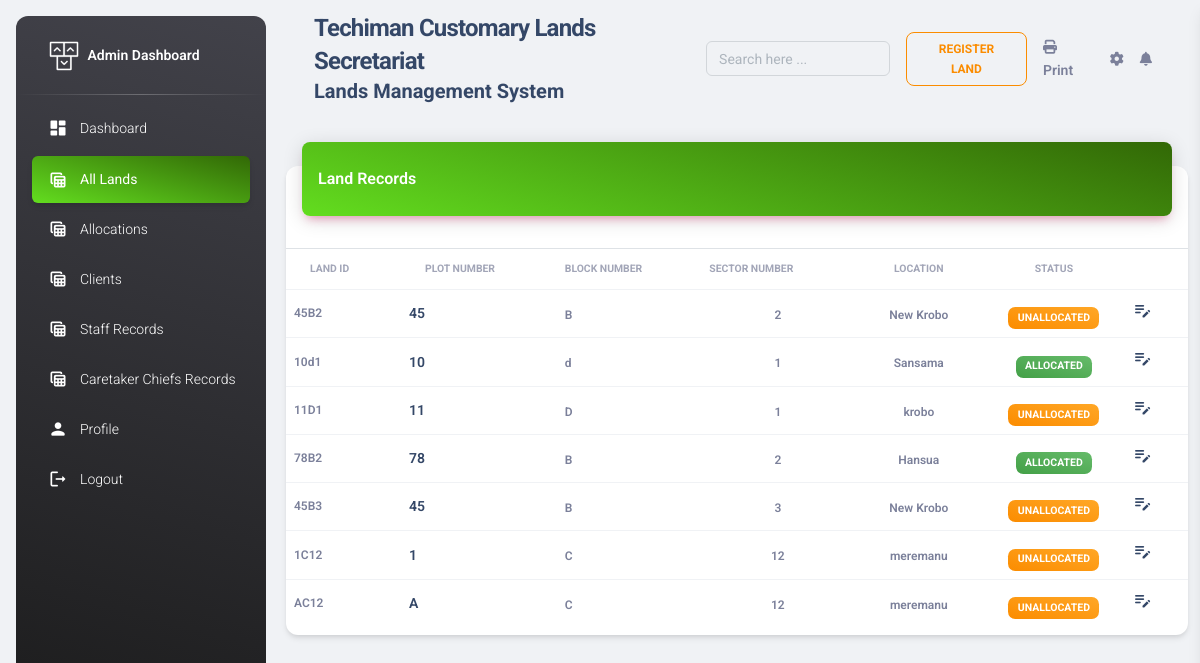
The app's page /dashboard/land_records (signed in), older data.
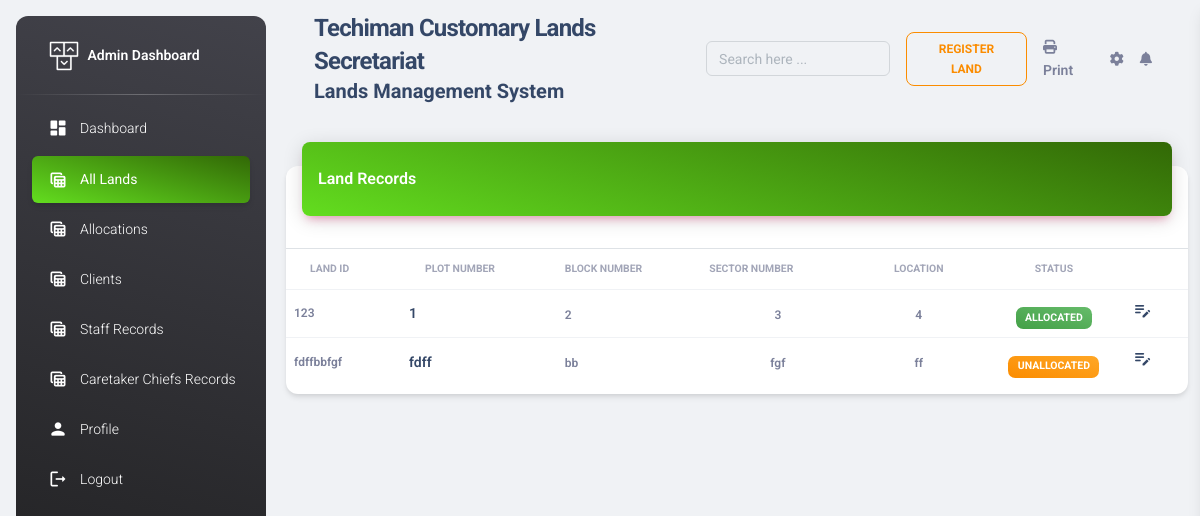
The same page, newer data.
### lands/models.py (models this page shows, shortened)
class Land (models.Model):
    plot= models.CharField(max_length=255)
    block= models.CharField(max_length=255)
    sector= models.CharField(max_length=255)
    location= models.CharField(max_length=255)
    uniqueLandId = models.CharField( max_length=255, unique=True)

### staff/views.py (the view)
# urls.py: path('dashboard/land_records', admin_land_records, name="admin_land_records"),
@login_required
def admin_land_records(request):
    username = request.user.username
    land = Land.objects.all()
    active= "active bg-gradient-primary"
    context= {
        "land_data":land,
         "username":username,
        "active2":active,
    }
    return render(request, "online/land_records.html", context)

### templates/online/land_records.html (shortened to what the changed rows need)
{% extends 'online/base2.html'%}
{% load static%}
{% block content %}
<body class="g-sidenav-show  bg-gray-200">
  <main class="main-content position-relative max-height-vh-100 h-100 border-radius-lg ">
    <div class="container-fluid py-4">
      <div class="row">
        <div class="col-12">
          <div class="card my-4">
            <div class="card-body px-0 pb-2">
              <div class="table-responsive p-0">
                <table class="table align-items-center mb-0"  id="myTable">
                  <thead>
                    <tr>
                      <th class="text-uppercase text-secondary text-xxs font-weight-bolder opacity-7">Land ID</th>
                      <th class="text-uppercase text-secondary text-xxs font-weight-bolder opacity-7">Plot Number</th>
                      <th class="text-uppercase text-secondary text-xxs font-weight-bolder opacity-7 ps-2">Block Number</th>
                      <th class="text-uppercase text-secondary text-xxs font-weight-bolder opacity-7 ps-2">Sector Number</th>
                      <th class="text-center text-uppercase text-secondary text-xxs font-weight-bolder opacity-7">Location</th>
                      <th class="text-center text-uppercase text-secondary text-xxs font-weight-bolder opacity-7">Status</th>
                      <th class="text-secondary opacity-7"></th>
                    </tr>
                  </thead>
                  <tbody id='tbodyID'>
                    {% for land in land_data %}
                    <tr>
                      <td>
                        <p class="text-xs font-weight-bold mb-0">{{land.uniqueLandId}}</p>
                      </td>
                      <td>
                        <div class="d-flex">
                          <div class="d-flex flex-column justify-content-center">
                            <h6 class="mb-0 text-sm">{{land.plot}} </h6>
                          </div>
                        </div>
                      </td>
                      <td>
                        <span class="text-secondary text-xs font-weight-bold">{{land.block}}</span>
                      </td>
                      <td class="align-middle text-center">
                        <span class="text-secondary text-xs font-weight-bold">{{land.sector}}</span>
                      </td>
                      <td class="align-middle text-center">
                        <span class="text-secondary text-xs font-weight-bold">{{land.location}}</span>
                      </td>
                      <td class="align-middle text-center text-sm">
                        {% if land.allocated.receiptno%}
                        <span class="badge badge-sm bg-gradient-success">Allocated</span>
                        {% else %}
                        <span class="badge badge-sm bg-gradient-warning">Unallocated</span>
                        {% endif %}
                      </td>
                        <td>
                         <a href="{% url 'admin_edit_land' land.id %}"> <span class="material-icons"> edit_note </span></a>
                        </td>
                    </tr>
                    {% endfor %}
                  </tbody>
                </table>
              </div>
            </div>
          </div>
        </div>
      </div>
    </div>
  </main>
</body>
{% endblock content %}

Row changes from the older to the newer data that the page shows:
removed Land: uniqueLandId "11D1", plot "11", block "D", sector "1", location "krobo", shows "UNALLOCATED"
removed Land: uniqueLandId "78B2", plot "78", block "B", sector "2", location "Hansua", shows "ALLOCATED"
removed Land: uniqueLandId "45B3", plot "45", block "B", sector "3", location "New Krobo", shows "UNALLOCATED"
removed Land: uniqueLandId "1C12", plot "1", block "C", sector "12", location "meremanu", shows "UNALLOCATED"
removed Land: uniqueLandId "AC12", plot "A", block "C", sector "12", location "meremanu", shows "UNALLOCATED"
changed Land (number 1 of 2 on the later page): uniqueLandId "45B2" → "123"; plot "45" → "1"; block "B" → "2"; sector "2" → "3"; location "New Krobo" → "4"; text "UNALLOCATED" → "ALLOCATED"
changed Land: uniqueLandId "10d1" → "fdffbbfgf"; plot "10" → "fdff"; block "d" → "bb"; sector "1" → "fgf"; location "Sansama" → "ff"; text "ALLOCATED" → "UNALLOCATED"
